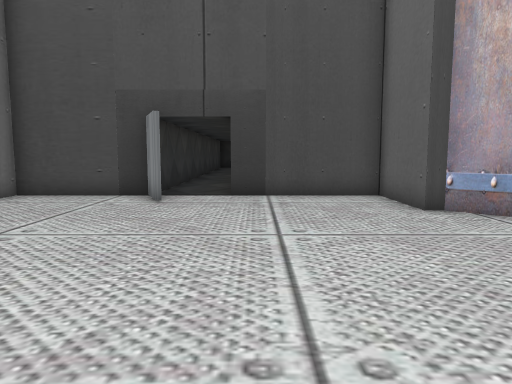
[1] (above)

17 first-person views from a walk through a Unity game level. The camera is 1.2 m above the floor, tilts 6° down and sees 70° across. The floor is counted in squares, 1 m on a side. Each view is taken from the middle of a square. On the plan, view 1 faces up. The plan holds only what a view shows up to about 15 squares ahead; the rest is blank. The place goes on beyond the plan. The player character is not drawn.

[2]
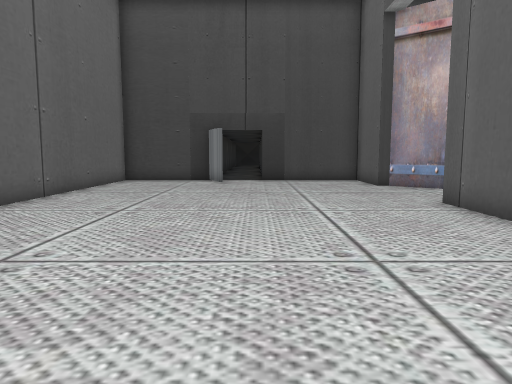

[3]
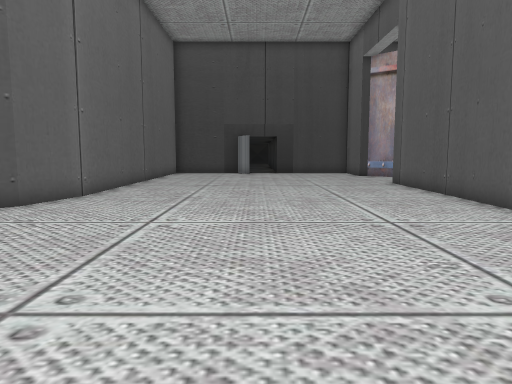

[4]
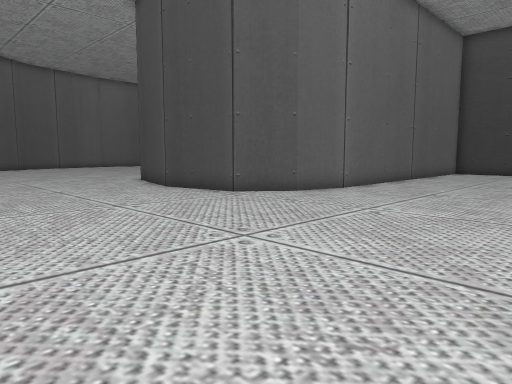

[5]
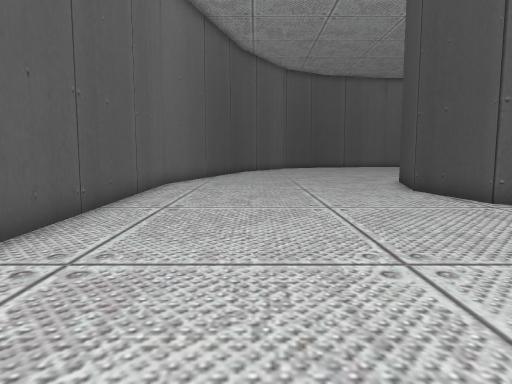

[6]
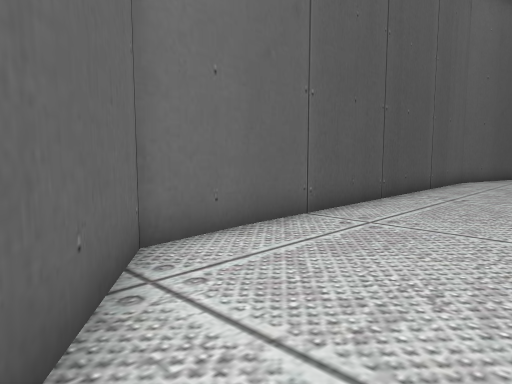

[7]
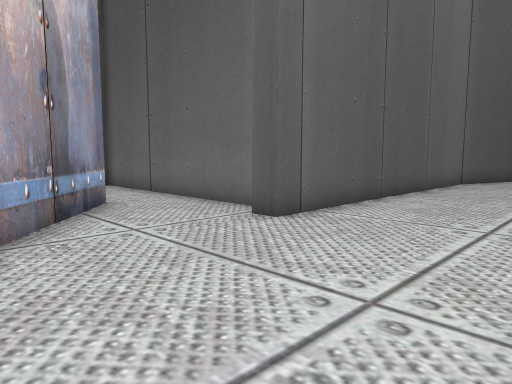

[8]
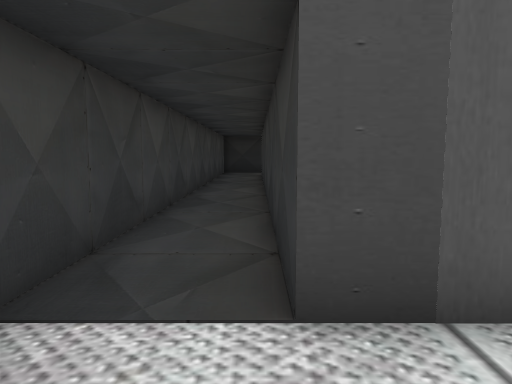

[9]
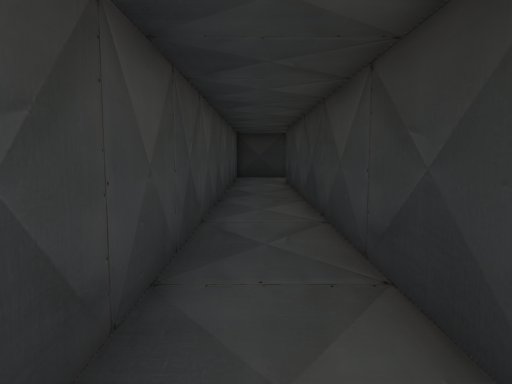

[10]
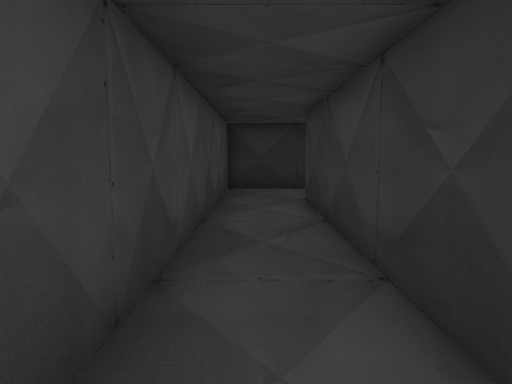

[11]
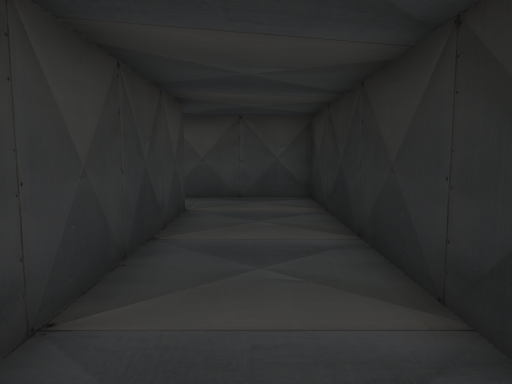

[12]
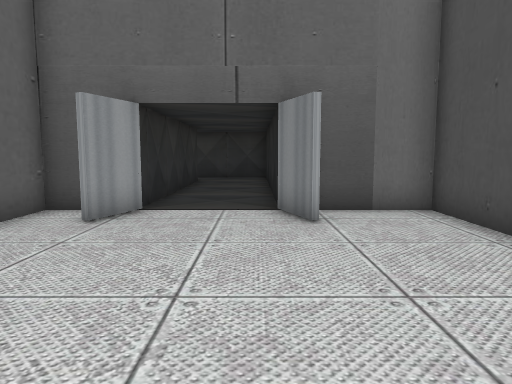

[13]
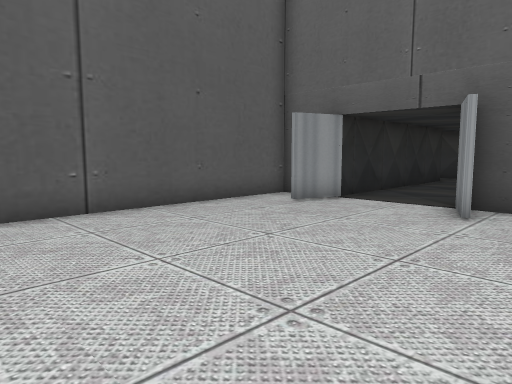

[14]
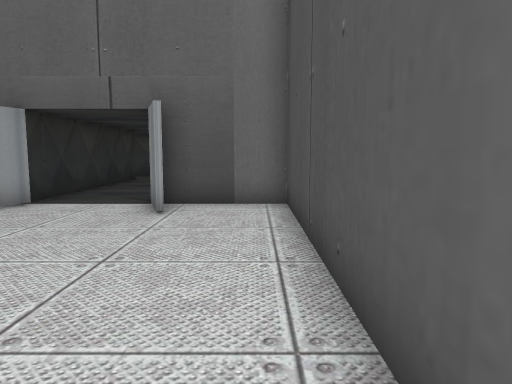

[15]
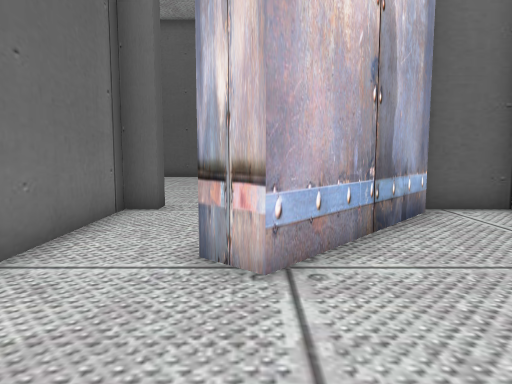

[16]
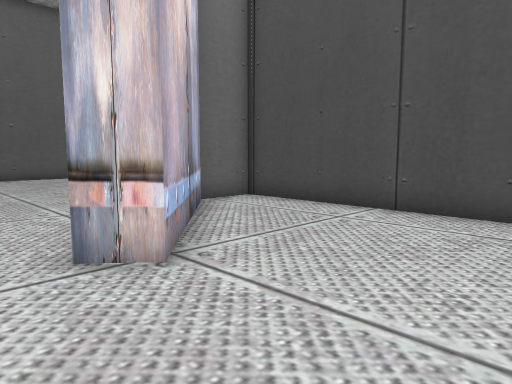

[17]
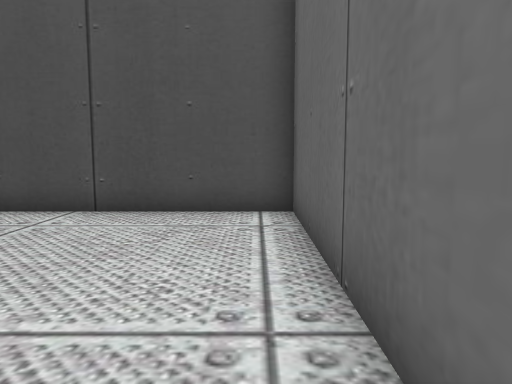

### Floor plan
Points are (right, up) in squares from view 1. A wall is a line through its corners. A room is listed if a view was taken in it or the views show most of it. See-through windows are left out.
Room 1 (views 1, 2, 3, 4, 5, 6, 7, 8, 9, 10)
walls: (-6.9, -1.7) (-7.4, -3.7) (-8.7, -5.3) (-11.8, -5.9) (-15.1, -5); (3.6, -7.8) (3.6, 2.9) (4.2, 2.9) (4.2, 2.2) (9.4, 2.2); (2.7, -9.7) (3.4, -7.7); (-2.5, 9) (-3.1, 10.5) (-6.9, 10.5) (-6.9, -1.8); (8.5, 5.1) (7.8, 4.3) (4, 7.6) (3.6, 7.6) (3.6, 10.5) (-0.7, 10.5) (-0.7, 27.5); (-14.5, -14.6) (-0.3, -14.4) (1.8, -11.8); (-15.2, -14.4) (-14.3, -14.6); (-3, 27.5) (-3, 10.5)
ways out: opening at (-2, 27) to room 2; opening at (8.5, 3.5) to room 3
Room 2 (views 11, 12, 13, 14)
walls: (8.7, 31) (7.2, 30.4); (6.6, 30.5) (-3, 30.5) (-3, 27.5); (7.2, 27.6) (8.8, 27); (7.3, 25.5) (14.8, 25.5); (15, 33.7) (7.3, 33.7) (7.3, 30.8); (-0.7, 27.5) (7.2, 27.5)
ways out: opening at (-2, 27) to room 1
Room 3 (views 15, 16, 17)
walls: (4.5, 8.5) (8.5, 5.1); (9.4, 2.2) (12.9, 2.2); (12.8, 4) (12.8, 10.5) (4.2, 10.5) (4.2, 8.6)
ways out: opening at (8.5, 3.5) to room 1

Where each view was taken, in squares from view 1:
view 1: 0 up, 0 right, facing up
view 2: 6 down, 1 left, facing up
view 3: 12 down, 2 left, facing up
view 4: 13 down, 0 right, facing up-left
view 5: 11 down, 0 right, facing left
view 6: 10 down, 2 right, facing down-left
view 7: 8 up, 1 left, facing down-right
view 8: 8 up, 1 left, facing up
view 9: 12 up, 2 left, facing up
view 10: 18 up, 2 left, facing up
view 11: 29 up, 7 right, facing left
view 12: 30 up, 15 right, facing left
view 13: 33 up, 16 right, facing down-left
view 14: 33 up, 16 right, facing left
view 15: 5 up, 12 right, facing left
view 16: 3 up, 12 right, facing up-left
view 17: 3 up, 12 right, facing up
